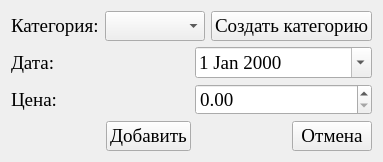
<?xml version="1.0" encoding="UTF-8"?>
<ui version="4.0">
 <class>Form</class>
 <widget class="QWidget" name="Form">
  <property name="geometry">
   <rect>
    <x>0</x>
    <y>0</y>
    <width>374</width>
    <height>156</height>
   </rect>
  </property>
  <property name="windowTitle">
   <string>Form</string>
  </property>
  <layout class="QVBoxLayout" name="verticalLayout">
   <item>
    <layout class="QHBoxLayout" name="horizontalLayout">
     <item>
      <widget class="QLabel" name="label">
       <property name="font">
        <font>
         <family>Times New Roman</family>
         <pointsize>14</pointsize>
        </font>
       </property>
       <property name="text">
        <string>Категория:</string>
       </property>
      </widget>
     </item>
     <item>
      <widget class="QComboBox" name="select_category">
       <property name="font">
        <font>
         <family>Times New Roman</family>
         <pointsize>14</pointsize>
        </font>
       </property>
      </widget>
     </item>
     <item>
      <widget class="QPushButton" name="button_create_category">
       <property name="font">
        <font>
         <family>Times New Roman</family>
         <pointsize>14</pointsize>
        </font>
       </property>
       <property name="text">
        <string>Создать категорию</string>
       </property>
       <property name="checkable">
        <bool>false</bool>
       </property>
       <property name="autoDefault">
        <bool>false</bool>
       </property>
       <property name="default">
        <bool>false</bool>
       </property>
       <property name="flat">
        <bool>false</bool>
       </property>
      </widget>
     </item>
    </layout>
   </item>
   <item>
    <layout class="QHBoxLayout" name="horizontalLayout_2">
     <item>
      <widget class="QLabel" name="label_2">
       <property name="font">
        <font>
         <family>Times New Roman</family>
         <pointsize>14</pointsize>
        </font>
       </property>
       <property name="text">
        <string>Дата:</string>
       </property>
      </widget>
     </item>
     <item>
      <widget class="QDateEdit" name="select_date">
       <property name="font">
        <font>
         <family>Times New Roman</family>
         <pointsize>14</pointsize>
        </font>
       </property>
       <property name="calendarPopup">
        <bool>true</bool>
       </property>
      </widget>
     </item>
    </layout>
   </item>
   <item>
    <layout class="QHBoxLayout" name="horizontalLayout_3">
     <item>
      <widget class="QLabel" name="label_3">
       <property name="font">
        <font>
         <family>Times New Roman</family>
         <pointsize>14</pointsize>
        </font>
       </property>
       <property name="text">
        <string>Цена:</string>
       </property>
      </widget>
     </item>
     <item>
      <widget class="QDoubleSpinBox" name="select_cost">
       <property name="font">
        <font>
         <family>Times New Roman</family>
         <pointsize>14</pointsize>
        </font>
       </property>
      </widget>
     </item>
    </layout>
   </item>
   <item>
    <layout class="QHBoxLayout" name="horizontalLayout_4">
     <item>
      <spacer name="horizontalSpacer_2">
       <property name="orientation">
        <enum>Qt::Horizontal</enum>
       </property>
       <property name="sizeHint" stdset="0">
        <size>
         <width>40</width>
         <height>20</height>
        </size>
       </property>
      </spacer>
     </item>
     <item>
      <widget class="QPushButton" name="button_add">
       <property name="font">
        <font>
         <family>Times New Roman</family>
         <pointsize>14</pointsize>
        </font>
       </property>
       <property name="text">
        <string>Добавить</string>
       </property>
      </widget>
     </item>
     <item>
      <spacer name="horizontalSpacer_3">
       <property name="orientation">
        <enum>Qt::Horizontal</enum>
       </property>
       <property name="sizeHint" stdset="0">
        <size>
         <width>40</width>
         <height>20</height>
        </size>
       </property>
      </spacer>
     </item>
     <item>
      <widget class="QPushButton" name="button_exit">
       <property name="font">
        <font>
         <family>Times New Roman</family>
         <pointsize>14</pointsize>
        </font>
       </property>
       <property name="text">
        <string>Отмена</string>
       </property>
      </widget>
     </item>
    </layout>
   </item>
  </layout>
 </widget>
 <resources/>
 <connections/>
</ui>
